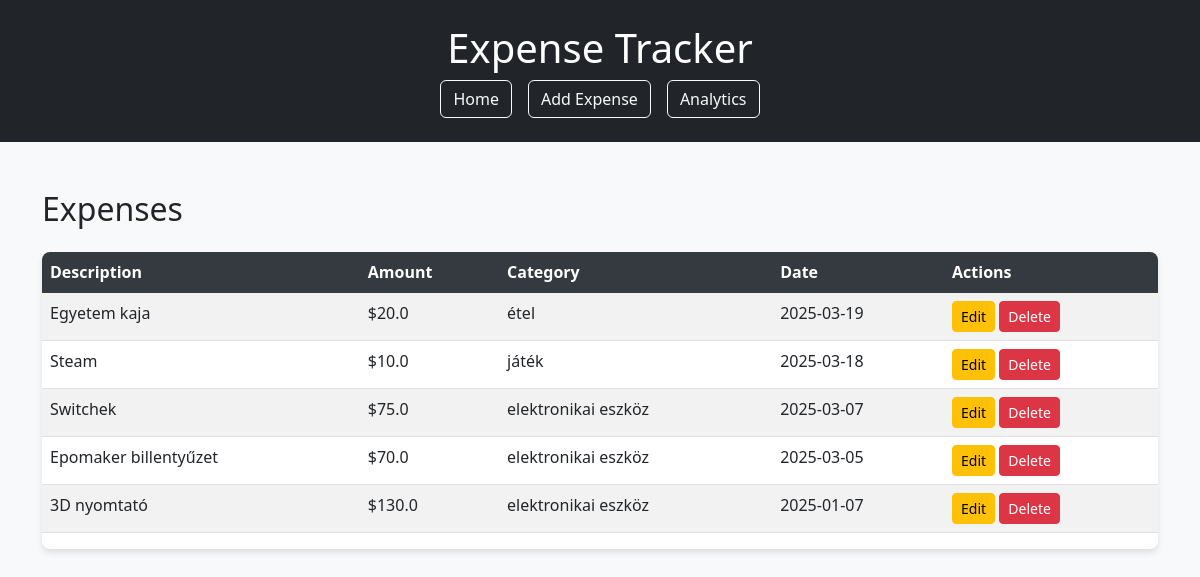
The page / on the database its author committed.
### tables this page shows
CREATE TABLE expenses (
            id INTEGER PRIMARY KEY AUTOINCREMENT,
            description TEXT NOT NULL,
            amount REAL NOT NULL,
            category TEXT NOT NULL,
            date TEXT NOT NULL
        );

### app.py (the view)
@app.route('/')
def index():
    conn = get_db_connection()
    expenses = conn.execute('SELECT * FROM expenses ORDER BY date DESC').fetchall()
    conn.close()
    return render_template('index.html', expenses=expenses)

### app.py (called while the page is built)
def get_db_connection():
    conn = sqlite3.connect('expenses.db')
    conn.row_factory = sqlite3.Row
    return conn

### templates/index.html
{% extends "layout.html" %}
{% block content %}
<h2 class="mb-4">Expenses</h2>
<div class="table-responsive">
    <table class="table table-striped table-hover">
        <thead class="table-dark">
            <tr>
                <th>Description</th>
                <th>Amount</th>
                <th>Category</th>
                <th>Date</th>
                <th>Actions</th>
            </tr>
        </thead>
        <tbody>
            {% for expense in expenses %}
            <tr>
                <td>{{ expense.description }}</td>
                <td>${{ expense.amount }}</td>
                <td>{{ expense.category }}</td>
                <td>{{ expense.date }}</td>
                <td>
                    <a href="{{ url_for('edit_expense', id=expense.id) }}" class="btn btn-sm btn-warning">Edit</a>
                    <form action="{{ url_for('delete_expense', id=expense.id) }}" method="POST" style="display: inline;">
                        <button type="submit" class="btn btn-sm btn-danger" onclick="return confirm('Are you sure you want to delete this expense?')">Delete</button>
                    </form>
                </td>
            </tr>
            {% endfor %}
        </tbody>
    </table>
</div>
{% endblock %}

### templates/layout.html (shortened to what this page needs)
<!DOCTYPE html>
<html lang="en">
<head>
    <link href="https://cdn.jsdelivr.net/npm/bootstrap@5.3.0/dist/css/bootstrap.min.css" rel="stylesheet">
    <link rel="stylesheet" href="{{ url_for('static', filename='style.css') }}">
</head>
<body>
    <header class="bg-dark text-white py-4">
    <div class="container">
        <h1 class="text-center">Expense Tracker</h1>
        <nav class="d-flex justify-content-center gap-3">
            <a href="{{ url_for('index') }}" class="btn btn-outline-light">Home</a>
            <a href="{{ url_for('add_expense') }}" class="btn btn-outline-light">Add Expense</a>
            <a href="{{ url_for('analytics') }}" class="btn btn-outline-light">Analytics</a>
        </nav>
    </div>
</header>
    <main class="container my-5">
        {% block content %}{% endblock %}
    </main>
</body>
</html>

### templates/static/style.css (style rules this page uses)
body { background-color: #f8f9fa; }
header { margin-bottom: 40px; }
.table-responsive { background-color: white; border-radius: 8px; overflow: hidden; box-shadow: 0 4px 6px rgba(0, 0, 0, 0.1); }
.table thead th { background-color: #343a40; color: white; }
.table-striped tbody tr:nth-of-type(odd) { background-color: rgba(0, 0, 0, 0.05); }

### rows shown on the page
expenses: description "Egyetem kaja", amount "20.0", category "étel", date "2025-03-19"
expenses: description "Steam", amount "10.0", category "játék", date "2025-03-18"
expenses: description "Switchek", amount "75.0", category "elektronikai eszköz", date "2025-03-07"
expenses: description "Epomaker billentyűzet", amount "70.0", category "elektronikai eszköz", date "2025-03-05"
expenses: description "3D nyomtató", amount "130.0", category "elektronikai eszköz", date "2025-01-07"
